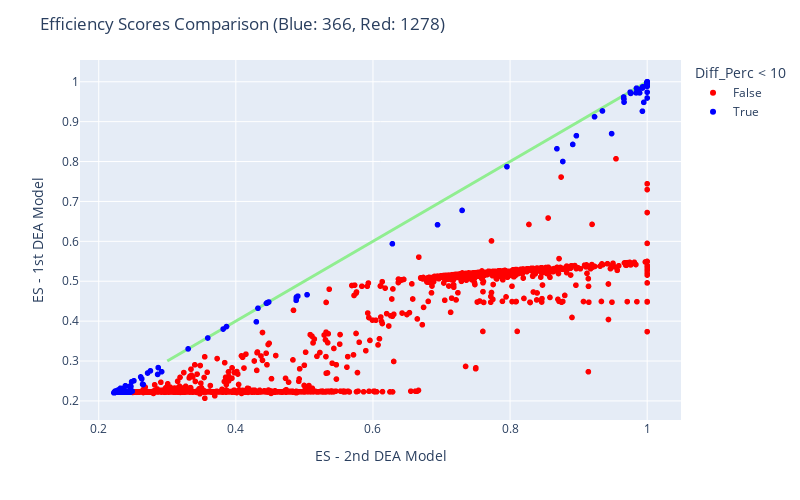

The notebook cell saved with this chart:
### Code cell
fig = px.scatter(df_res, x="Efficiency_Scores_Basic", y="Efficiency_Scores_with_ML", color = "Diff_Perc < 10", color_discrete_map= {True:"blue", False: "red"},
                 hover_data=["Efficiency_Scores_Basic", "Efficiency_Scores_with_ML", "Diff_Perc"] + [df_res.index])

fig.add_traces(
    list(px.line(x = np.linspace(0.3, 1, num=2), y = np.linspace(0.3, 1, num=2)).select_traces())
)

fig.update_traces(line_color='lightgreen', line_width=3)

fig.update_layout(
    autosize=False,
    width=800,
    height=500,
    title_text=f"Efficiency Scores Comparison (Blue: {blue}, Red: {red})",
    xaxis_title="ES - 2nd DEA Model",
    yaxis_title="ES - 1st DEA Model"
)

fig.show()

### Figure 1 — Plotly figure (JSON) as saved in the notebook; plotly's stock layout.template omitted (floating-point values rounded to 4 significant figures; data arrays with more than 128 entries replaced by an {"elided": "..."} marker saying what was removed)
{"data": [{"customdata": {"elided": "1278x2 mixed values"}, "hovertemplate": "Diff_Perc < 10=False<br>Efficiency_Scores_Basic=%{x}<br>Efficiency_Scores_with_ML=%{y}<br>Diff_Perc=%{customdata[0]}<br>index=%{customdata[1]}<extra></extra>", "legendgroup": "False", "line": {"color": "lightgreen", "width": 3}, "marker": {"color": "red", "symbol": "circle"}, "mode": "markers", "name": "False", "showlegend": true, "type": "scattergl", "x": {"elided": "1278 float values"}, "xaxis": "x", "y": {"elided": "1278 float values"}, "yaxis": "y"}, {"customdata": {"elided": "366x2 mixed values"}, "hovertemplate": "Diff_Perc < 10=True<br>Efficiency_Scores_Basic=%{x}<br>Efficiency_Scores_with_ML=%{y}<br>Diff_Perc=%{customdata[0]}<br>index=%{customdata[1]}<extra></extra>", "legendgroup": "True", "line": {"color": "lightgreen", "width": 3}, "marker": {"color": "blue", "symbol": "circle"}, "mode": "markers", "name": "True", "showlegend": true, "type": "scattergl", "x": {"elided": "366 float values"}, "xaxis": "x", "y": {"elided": "366 float values"}, "yaxis": "y"}, {"hovertemplate": "x=%{x}<br>y=%{y}<extra></extra>", "legendgroup": "", "line": {"color": "lightgreen", "dash": "solid", "width": 3}, "marker": {"symbol": "circle"}, "mode": "lines", "name": "", "orientation": "v", "showlegend": false, "type": "scatter", "x": [0.3, 1], "xaxis": "x", "y": [0.3, 1], "yaxis": "y"}], "layout": {"autosize": false, "height": 500, "legend": {"title": {"text": "Diff_Perc < 10"}, "tracegroupgap": 0}, "margin": {"t": 60}, "title": {"text": "Efficiency Scores Comparison (Blue: 366, Red: 1278)"}, "width": 800, "xaxis": {"anchor": "y", "autorange": true, "domain": [0, 1], "range": [0.1726, 1.049], "title": {"text": "ES - 2nd DEA Model"}, "type": "linear"}, "yaxis": {"anchor": "x", "autorange": true, "domain": [0, 1], "range": [0.1522, 1.055], "title": {"text": "ES - 1st DEA Model"}, "type": "linear"}}}
